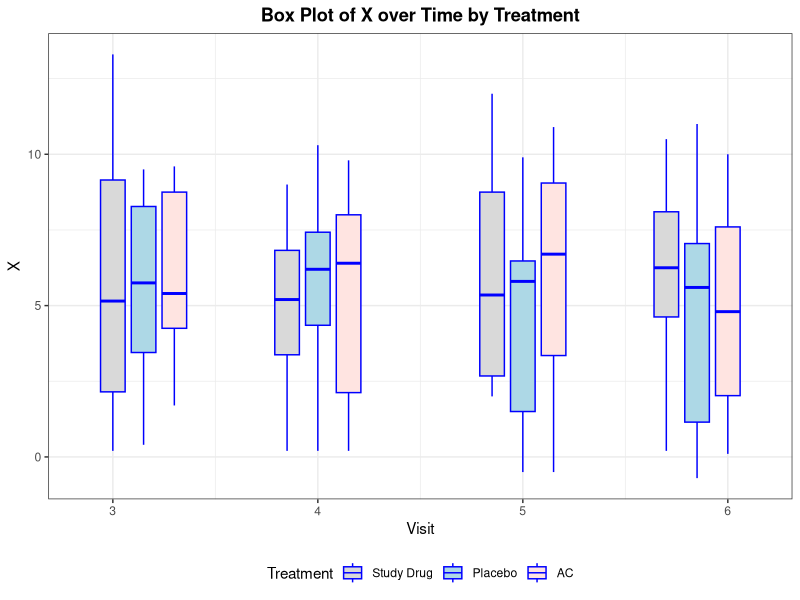

Reproduce this figure in R.
out <- Sys.getenv("OUT_DIR")
if (out == "") out <- getwd()
if (!dir.exists(out)) dir.create(out, recursive = TRUE, showWarnings = FALSE)

suppressPackageStartupMessages({
  library(dplyr)
  library(ggplot2)
})

cat("P031 Boxplot group: generating data\n")

# SAS ROUND(x, unit): round half away from zero
sas_round <- function(x, unit) {
  if (unit == 0) return(x)
  s <- sign(x)
  # sign(0)=0 -> keep 0
  a <- abs(x) / unit
  r <- floor(a + 0.5 + 1e-12)
  s * r * unit
}

# Reproduce DATA X:
# DO TRT="Study Drug","Placebo","AC"; DO J=1 TO 10; DO VISIT=3 TO 6;
# X=ROUND(J+2*NORMAL(777),0.1);
# R translation: set.seed(777) once then rnorm(0,1) in same loop order
set.seed(777)
trts <- c("Study Drug", "Placebo", "AC")

rows <- vector("list", 3*10*4)
k <- 1L
for (trt in trts) {
  for (j in 1:10) {
    subjid <- j + 100*(trt == "Study Drug") + 200*(trt == "Placebo") + 300*(trt == "AC")
    for (visit in 3:6) {
      z <- rnorm(1, mean = 0, sd = 1)
      xval <- sas_round(j + 2*z, 0.1)
      # avoid floating artefacts, keep 1 decimal like SAS 0.1 rounding
      xval <- sas_round(xval, 0.1)
      rows[[k]] <- data.frame(TRT = trt, SUBJID = subjid, VISIT = visit, X = xval,
                              stringsAsFactors = FALSE)
      k <- k + 1L
    }
  }
}
X <- bind_rows(rows)

# DATA XX: VIS jitter for side-by-side boxes
XX <- X %>%
  mutate(
    VIS = dplyr::case_when(
      TRT == "Study Drug" ~ as.numeric(VISIT),
      TRT == "Placebo"    ~ as.numeric(VISIT) + 0.15,
      TRT == "AC"         ~ as.numeric(VISIT) + 0.30,
      TRUE ~ as.numeric(NA)
    )
  )
# IF VISIT IN (4,5) THEN VIS=VIS-0.15;
XX$VIS[XX$VISIT %in% c(4,5)] <- XX$VIS[XX$VISIT %in% c(4,5)] - 0.15
# IF VISIT=6 THEN VIS=VIS-0.3;
XX$VIS[XX$VISIT == 6] <- XX$VIS[XX$VISIT == 6] - 0.3

stopifnot(all(c("TRT","SUBJID","VISIT","VIS","X") %in% names(XX)))
stopifnot(nrow(XX) == 120)

# PROC SORT DATA=XX; BY VIS;
XX <- XX %>% arrange(VIS, TRT, SUBJID)

# CSV of plotted data (same basename as figure)
plot_csv <- file.path(out, "p031_f_plsr_box_plot.csv")
write.csv(XX[, c("TRT","SUBJID","VISIT","VIS","X")], plot_csv, row.names = FALSE, na = "")
cat("Wrote", plot_csv, "rows:", nrow(XX), "\n")

# PROC BOXPLOT DATA=XX; PLOT X*vis=TRT / HAXIS ORDER 3 TO 6, BOXSTYLE=SCHEMATICID
# CBOX=BLUE IDSYMBOL=STAR IDCOLOR=RED; SYMBOL colors black/blue/red; TITLE Box Plot...
# Reproduce with ggplot: continuous VIS on x (offset per TRT), one box per VIS value
XX$TRT <- factor(XX$TRT, levels = c("Study Drug","Placebo","AC"))
XX$VISF <- factor(XX$VIS)

p <- ggplot(XX, aes(x = VIS, y = X, group = VISF, fill = TRT)) +
  geom_boxplot(width = 0.12, colour = "blue",
               outlier.shape = 8, outlier.colour = "red", outlier.size = 3,
               position = position_identity()) +
  scale_x_continuous(name = "Visit", breaks = 3:6, labels = c("3","4","5","6"),
                     limits = c(2.85, 6.15)) +
  labs(title = "Box Plot of X over Time by Treatment", y = "X", fill = "Treatment") +
  scale_fill_manual(values = c("Study Drug" = "grey85", "Placebo" = "lightblue", "AC" = "mistyrose"),
                    breaks = c("Study Drug","Placebo","AC")) +
  theme_bw() +
  theme(plot.title = element_text(hjust = 0.5, face = "bold"),
        legend.position = "bottom")

png_file <- file.path(out, "p031_f_plsr_box_plot.png")
ggsave(png_file, plot = p, width = 9, height = 7, units = "in", dpi = 150)
cat("Wrote", png_file, "\n")
